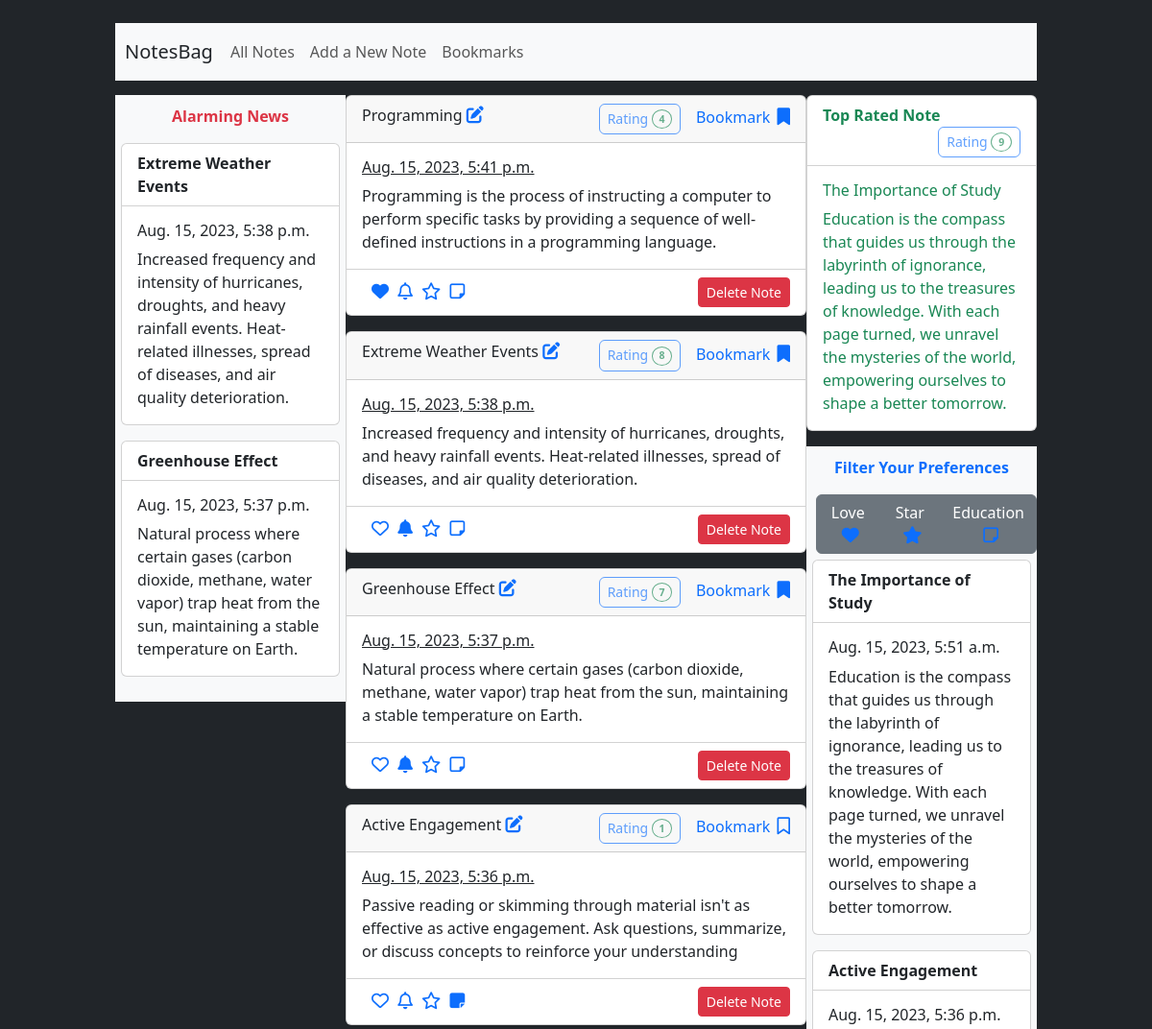
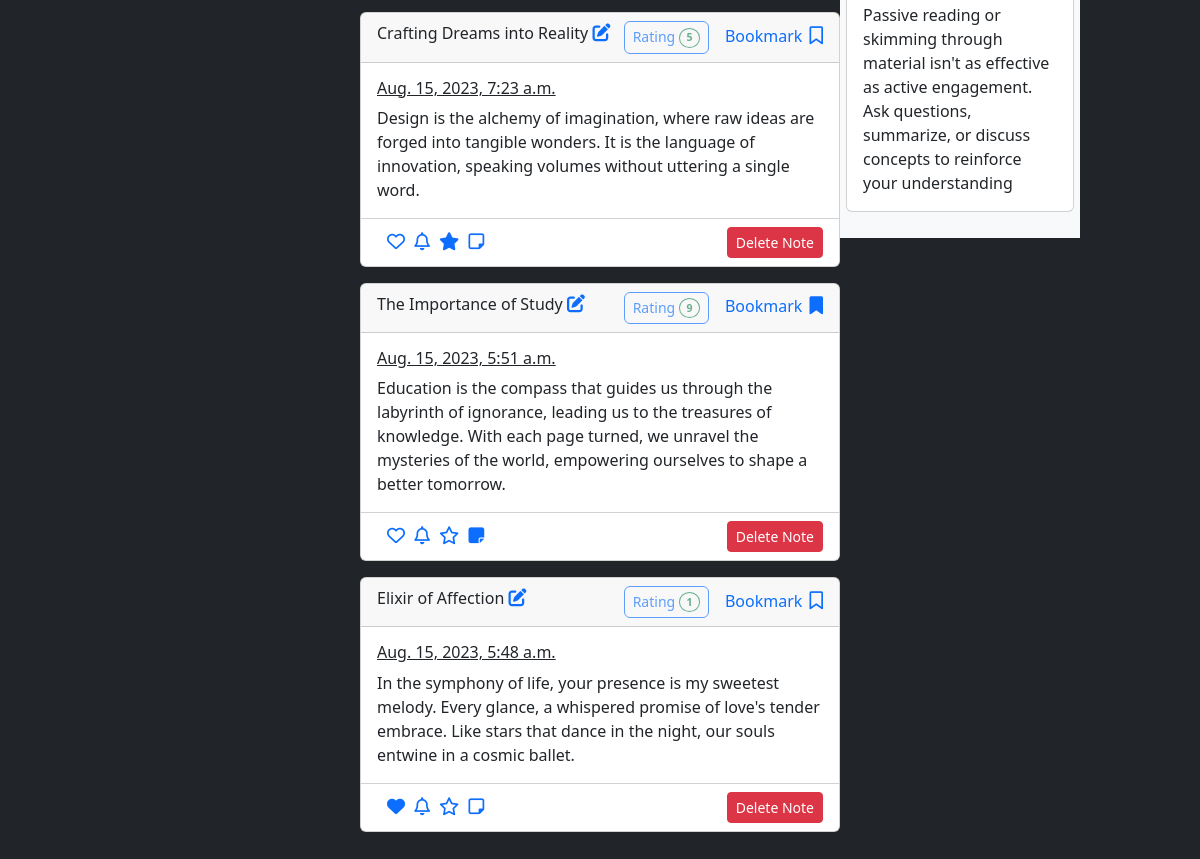
The page / on the database its author committed (2 pictures, top to bottom).
### todo/models.py (models this page shows)
class TaskModel(models.Model):
    id = models.IntegerField(primary_key=True, auto_created=True)
    taskTitle = models.CharField(max_length=30)
    taskDescription = models.TextField(max_length=500)
    is_completed = models.BooleanField(default=False)
    rating = models.IntegerField(default=1)
    category = models.IntegerField(default=0)
    pub_date = models.DateTimeField(auto_now_add=True)
    filterId = models.IntegerField(default=1)

### todo/views.py (the view)
# urls.py: path('', views.showTasks),
def showTasks(request):
    note = TaskModel.objects.all().order_by("pub_date").reverse()
    topRatedtNote = TaskModel.objects.all().order_by("rating").reverse()[0]
    filterNotes = TaskModel.objects.all().filter(category = topRatedtNote.filterId)
    return render(request, 'show_tasks.html', {'data': note, 'topRated': topRatedtNote, 'filters': filterNotes})

### todo/templates/show_tasks.html (shortened to what this page needs)
{% extends 'base.html' %}
{% block content %}
<div style="display: flex;">
  <div class="col-sm-3">
    <div class="bg-light" style="padding-bottom: 10px;">
      <div style="text-align: center; padding-top: 10px;">
        <span><p class="text-danger"><b>Alarming News</b></p></span>
      </div>
      {% for note in data %}
      {% if note.category == 2 %}
      <div class="card mb-3" style="max-width: 18rem; margin: 6px;">
        <div class="card-header bg-transparent text-dark">
          <span><b>{{ note.taskTitle }}</b></span>
        </div>
        <div class="card-body text-success">
          <h6 class="card-title text-dark">{{ note.pub_date }}</h6>
          <p class="card-text text-dark">{{ note.taskDescription }}</p>
        </div>
      </div>
      {% endif %}
      {% endfor %}
    </div>
  </div>
  <div class="col-sm-6 d-flex justify-content-center"">
    <div>
      {% for task in data %}
      <div class="card mb-3" style="max-width: 36rem;">
        <div class="card-header bg-transparen" style="display: flex; justify-content: space-between;">
          <div>
            <span class="text-dark">{{ task.taskTitle }}</span>
            <a href="{% url 'edit-tasks' id=task.id %}"><i class='fas fa-edit' style='font-size:18px'></i></a>
          </div>
          <div>
            <button type="button" disabled class="rounded btn btn-outline-primary btn-sm">Rating
              <span class="border border-success rounded-circle text-success badge badge-secondary">{{ task.rating }}</span>
            </button>
            <span class="text-primary" style="margin: 3px;">&nbsp; Bookmark</span>
            {% if task.is_completed == False %}
            <a href="{% url 'complete-tasks' id=task.id %}"><i class='far fa-bookmark' style='font-size:18px'></i></a>
            {% endif %}
            {% if task.is_completed == True %}
            <a href="{% url 'complete-tasks' id=task.id %}"><i class='fas fa-bookmark' style='font-size:18px'></i></a>
            {% endif %}
          </div>
        </div>
        <div class="card-body text-success">
          <h6 class="card-title text-dark"><u>{{ task.pub_date }}</u></h6>
          <p class="card-text text-dark">{{task.taskDescription}}</p>
        </div>
        <div class="card-footer bg-transparent">
          <div style="display: flex; justify-content: space-between;">
            <div style="display: flex; justify-content: flex-start;">
              <div style="margin-left: 10px;">
                <div style="margin: 3px 0px;">
                  {% if task.category == 1 %}
                  <a href="{% url 'add-category' id=task.id cat=1%}"><i class='fas fa-heart' style='font-size:18px'></i></a>
                  {% else %}
                  <a href="{% url 'add-category' id=task.id cat=1%}"><i class='far fa-heart' style='font-size:18px'></i></a>
                  {% endif %}
                  {% if task.category == 2 %}
                  <a href="{% url 'add-category' id=task.id cat=2%}"><i class='fas fa-bell' style='font-size:18px; margin-left: 5px'></i></a>
                  {% else %}
                  <a href="{% url 'add-category' id=task.id cat=2%}"><i class='far fa-bell' style='font-size:18px; margin-left: 5px'></i></a>
                  {% endif %}
                  {% if task.category == 3 %}
                  <a href="{% url 'add-category' id=task.id cat=3%}"><i class='fas fa-star' style='font-size:18px; margin-left: 5px'></i></a>
                  {% else %}
                  <a href="{% url 'add-category' id=task.id cat=3%}"><i class='far fa-star' style='font-size:18px; margin-left: 5px'></i></a>
                  {% endif %}
                  {% if task.category == 4 %}
                  <a href="{% url 'add-category' id=task.id cat=4%}"><i class='fas fa-sticky-note' style='font-size:18px; margin-left: 5px'></i></a>
                  {% else %}
                  <a href="{% url 'add-category' id=task.id cat=4%}"><i class='far fa-sticky-note' style='font-size:18px; margin-left: 5px'></i></a>
                  {% endif %}
                </div>
              </div>
            </div>
            <div>
              <a href="{% url 'delete-tasks' id=task.id %}" style="float: right;" class="btn btn-danger btn-sm">Delete Note</a>
            </div>
          </div>
        </div>
      </div>
      {% endfor %}
    </div>
  </div>
  <div class="col-sm-3">
    <div class="card mb-3" style="max-width: 24rem;">
      <div class="card-header bg-transparent">
        <span class="text-success"><b>Top Rated Note</b></span>
        <button type="button" disabled class="rounded btn btn-outline-primary btn-sm" style="float: right;">Rating
          <span class="border border-success rounded-circle text-success badge badge-secondary">{{ topRated.rating }}</span>
        </button>
      </div>
      <div class="card-body text-success">
        <h6 class="card-title">{{ topRated.taskTitle }}</h6>
        <p class="card-text">{{ topRated.taskDescription }}</p>
      </div>
    </div>
    <div class="bg-light" style="padding-bottom: 10px;">
      <div style="text-align: center; padding-top: 10px;">
        <span><p class="text-primary"><b>Filter Your Preferences</b></p></span>
      </div>
      <div style="margin-left: 10px;" class="btn-group btn-group-toggle" data-toggle="buttons">
        <label class="btn btn-secondary">Love
        <a href="{% url 'filter-note' id=1 %}"><i class='fas fa-heart' style='font-size:18px; margin-left: 5px'></i></a></label>
        <label class="btn btn-secondary">Star
        <a href="{% url 'filter-note' id=3 %}"><i class='fas fa-star' style='font-size:18px; margin-left: 5px'></i></a></label>
        <label class="btn btn-secondary">Education
        <a href="{% url 'filter-note' id=4 %}"><i class='far fa-sticky-note' style='font-size:18px; margin-left: 5px'></i></a></label>
      </div>
      {% for note in filters %}
      <div class="card mb-3" style="max-width: 18rem; margin: 6px;">
        <div class="card-header bg-transparent text-dark">
          <span><b>{{ note.taskTitle }}</b></span>
        </div>
        <div class="card-body text-success">
          <h6 class="card-title text-dark">{{ note.pub_date }}</h6>
          <p class="card-text text-dark">{{ note.taskDescription }}</p>
        </div>
      </div>
      {% endfor %}
    </div>
  </div>
</div>
{% endblock %}

### todo/templates/base.html (shortened to what this page needs)
<!doctype html>
<html lang="en">
  <head>
    <link href="https://cdn.jsdelivr.net/npm/bootstrap@5.3.1/dist/css/bootstrap.min.css" rel="stylesheet">
  </head>
  <body class="bg-dark text-white">
    <div style="width: 80%; margin-left: 10%; margin-top: 2%; margin-bottom: 2%;">
      <nav class="navbar navbar-expand-lg navbar-light bg-light" style="margin-bottom: 15px;">
        <div class="collapse navbar-collapse" id="navbarSupportedContent">
            <h5 style="margin: 10px;" class="text-dark">NotesBag</h5>
            <ul class="navbar-nav mr-auto">
                <li class="nav-item active">
                    <a class="nav-link" href="{% url 'show-tasks' %}">All Notes</a>
                </li>
                <li class="nav-item">
                    <a class="nav-link" href="{% url 'create-tasks' %}">Add a New Note</a>
                </li>
                <li class="nav-item">
                    <a class="nav-link" href="{% url 'completed-tasks'%}">Bookmarks</a>
                </li>
            </ul>
        </div>
      </nav>
        {% block content %}
        {% endblock %}
  </div>
  </body>
</html>

### rows shown on the page
TaskModel: taskTitle "Extreme Weather Events", pub_date "Aug. 15, 2023, 5:38 p.m.", taskDescription "Increased frequency and intensity of hurricanes, droughts, and heavy rainfall events. Heat-related illnesses, spread of diseases, and air quality deterioration.", rating "8", is_completed True (drawn), category 2 (drawn)
TaskModel: taskTitle "Greenhouse Effect", pub_date "Aug. 15, 2023, 5:37 p.m.", taskDescription "Natural process where certain gases (carbon dioxide, methane, water vapor) trap heat from the sun, maintaining a stable temperature on Earth.", rating "7", is_completed True (drawn), category 2 (drawn)
TaskModel: taskTitle "Programming", rating "4", is_completed True (drawn), pub_date "Aug. 15, 2023, 5:41 p.m.", taskDescription "Programming is the process of instructing a computer to perform specific tasks by providing a sequence of well-defined instructions in a programming language.", category 1 (drawn)
TaskModel: taskTitle "Active Engagement", rating "1", is_completed False (drawn), pub_date "Aug. 15, 2023, 5:36 p.m.", taskDescription "Passive reading or skimming through material isn't as effective as active engagement. Ask questions, summarize, or discuss concepts to reinforce your understanding", category 4 (drawn)
TaskModel: taskTitle "Crafting Dreams into Reality", rating "5", is_completed False (drawn), pub_date "Aug. 15, 2023, 7:23 a.m.", taskDescription "Design is the alchemy of imagination, where raw ideas are forged into tangible wonders. It is the language of innovation, speaking volumes without uttering a single word.", category 3 (drawn)
TaskModel: taskTitle "The Importance of Study", rating "9", is_completed True (drawn), pub_date "Aug. 15, 2023, 5:51 a.m.", taskDescription "Education is the compass that guides us through the labyrinth of ignorance, leading us to the treasures of knowledge. With each page turned, we unravel the mysteries of the world, empowering ourselves to shape a better tomorrow.", category 4 (drawn)
TaskModel: taskTitle "Elixir of Affection", rating "1", is_completed False (drawn), pub_date "Aug. 15, 2023, 5:48 a.m.", taskDescription "In the symphony of life, your presence is my sweetest melody. Every glance, a whispered promise of love's tender embrace. Like stars that dance in the night, our souls entwine in a cosmic ballet.", category 1 (drawn)
